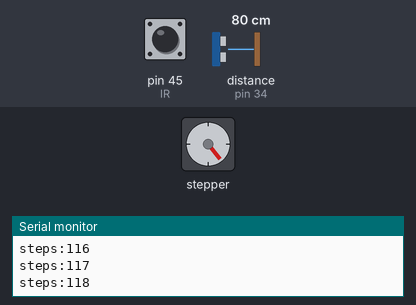
A sketch run on a simulated Arduino Mega 2560, built with avr-gcc and run on an emulated ATmega2560. Shown: stepper motor, the last lines printed to the serial monitor. Inputs (shaded band) come from the test bench; at power-on: pin 45 (IR) LOW, distance to the obstacle (sensor on pin 34) 80 cm. The echo pulse lasts 58.3 µs per cm; stepper angles assume 200 steps per turn.

Above: at 1.25 s.
1.3 s: pin 45 (IR) driven HIGH
At 2.2 s:
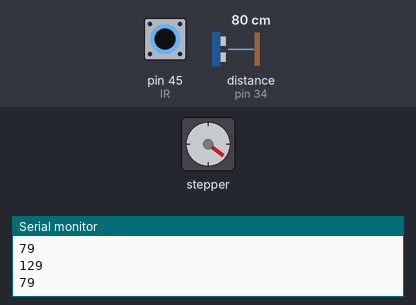
2.8 s: pin 45 (IR) driven LOW
At 3.1 s:
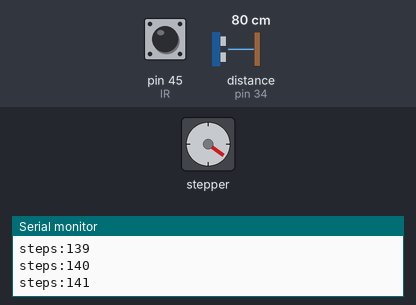
At 3.71 s:
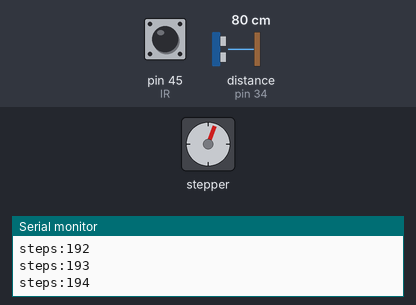
8.8 s: pin 45 (IR) pulsed HIGH 2 times (0.12 s each, 0.3 s apart)
Timing chart, 0 to 17.8 s (numbered marks = the images above; inputs shaded):
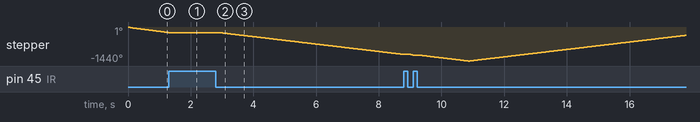

Measured:
- after the input at 1.3 s, stepper: stops changing and stays -233°
- after the input at 2.8 s, stepper: keeps turning counter-clockwise at about 159°/s, starting after 0.15 s
- by itself, stepper: keeps turning counter-clockwise at about 181°/s

The sketch:

ULTRA_OT_TESTING.ino
```cpp
#include <Stepper.h>
int IR = 45;
#define trigPin 35
#define echoPin 34

int direction1 = 0;
int OT = 0;
long duration;
int distance;


const int stepsPerRevolution = 200;
int stepCount = 0;
Stepper myStepper(stepsPerRevolution, 50, 51, 52, 53);

void setup() {

   myStepper.setSpeed(60);

   Serial.begin(9600);
   pinMode(IR , INPUT);
   pinMode(trigPin, OUTPUT);
  pinMode(echoPin, INPUT);
}

void loop()
{
  if (digitalRead(IR) == 1)
  {
  myStepper.step(0);

  OT = stepCount;
   Serial.println(OT);
   Serial.print('\n');

   digitalWrite(trigPin,LOW);
  delayMicroseconds(2);
  digitalWrite(trigPin,HIGH);
  delayMicroseconds(10);
  digitalWrite(trigPin,LOW);
  duration=pulseIn(echoPin,HIGH);
  distance=duration*0.034/2;
  Serial.print(distance);
  Serial.print('\n');
  delay(200);

  }

  if(digitalRead(IR) ==0)
  {
  if (direction1 == 0)
  {

while(stepCount >=0 && stepCount <=800 && digitalRead(IR)==0)


      {
     myStepper.step(-1);
  Serial.print("steps:");
  Serial.println(stepCount);
  stepCount++;
  delay(1);
  OT = 0;

  if (stepCount == 801)
  {direction1 = 1;
    }

    }
  }

    else if(direction1 ==1)
    {
while(stepCount >=1 && stepCount <= 801 &&digitalRead(IR)==0)
    {
           myStepper.step(1);
  Serial.print("steps:");
  Serial.println(stepCount);
  stepCount--;
  OT = 0;
  delay(1);
  if(stepCount == 0)
  {
    direction1 = 0;
    }
    }
    }
}
  }
```
